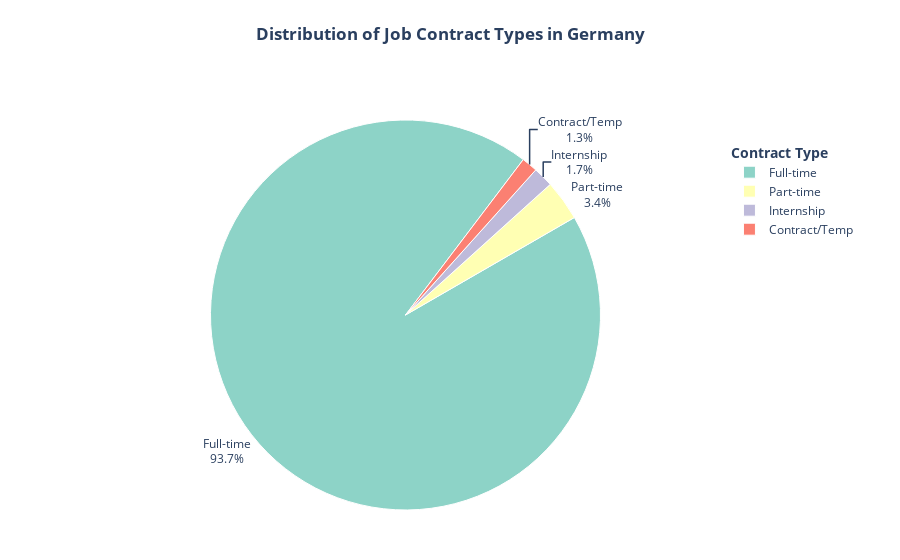

This figure's notebook cell:
### Markdown cell above
1.5.b. Plotting type of contracts in Germany

### Code cell
# Creating visualization for job contract types
df_viz = (
    df_Data_Germany['schedule_simplified']
    .value_counts()
    .reset_index()
    .rename(columns={'count': 'Job Count', 'schedule_simplified': 'Contract Type'})
)

fig = px.pie(df_viz,
            values='Job Count',
            names='Contract Type',
            title='<b>Distribution of Job Contract Types in Germany</b>',
            color_discrete_sequence=px.colors.qualitative.Set3,
            hover_data={'Job Count': ':,'}
)

fig.update_traces(
    textposition='outside',
    textinfo='percent+label',
    texttemplate='%{label}<br>%{percent:.1%}',
    rotation=60,
    hovertemplate=(
        '<b>%{label}</b><br>' +
        'Jobs: %{value:,}<br>' +
        'Share: %{percent:.1%}' +
        '<extra></extra>'
    ),
    marker=dict(line=dict(color='white', width=1))
)

fig.update_layout(
    hovermode='closest',
    legend=dict(
        title='<b>Contract Type</b>',
        yanchor="top",
        y=0.95,
        xanchor="left",
        x=1.05
    ),
    uniformtext=dict(minsize=10, mode='hide'),
    margin=dict(t=120, b=50, l=50, r=200),
        title=dict(
        y=0.95,
        x=0.5,
        xanchor='center',
        yanchor='top'
    )
)

fig.show()

### Figure 1 — Plotly figure (JSON) as saved in the notebook; plotly's stock layout.template omitted (floating-point values rounded to 4 significant figures)
{"data": [{"customdata": [[19143], [685], [342], [270]], "domain": {"x": [0, 1], "y": [0, 1]}, "hovertemplate": "<b>%{label}</b><br>Jobs: %{value:,}<br>Share: %{percent:.1%}<extra></extra>", "labels": ["Full-time", "Part-time", "Internship", "Contract/Temp"], "legendgroup": "", "marker": {"line": {"color": "white", "width": 1}}, "name": "", "rotation": 60, "showlegend": true, "textinfo": "percent+label", "textposition": "outside", "texttemplate": "%{label}<br>%{percent:.1%}", "type": "pie", "values": [19143, 685, 342, 270]}], "layout": {"hovermode": "closest", "legend": {"title": {"text": "<b>Contract Type</b>"}, "tracegroupgap": 0, "x": 1.05, "xanchor": "left", "y": 0.95, "yanchor": "top"}, "margin": {"b": 50, "l": 50, "r": 200, "t": 120}, "piecolorway": ["rgb(141,211,199)", "rgb(255,255,179)", "rgb(190,186,218)", "rgb(251,128,114)", "rgb(128,177,211)", "rgb(253,180,98)", "rgb(179,222,105)", "rgb(252,205,229)", "rgb(217,217,217)", "rgb(188,128,189)", "rgb(204,235,197)", "rgb(255,237,111)"], "title": {"text": "<b>Distribution of Job Contract Types in Germany</b>", "x": 0.5, "xanchor": "center", "y": 0.95, "yanchor": "top"}, "uniformtext": {"minsize": 10, "mode": "hide"}}}
